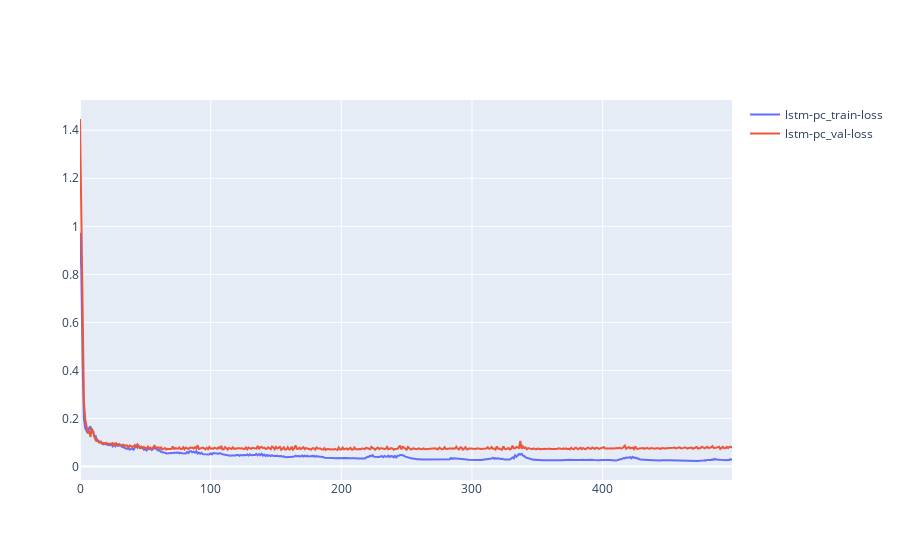

Source (notebook cell):
### Code cell
plot_loss([loss_lstm_6010], ['lstm-pc'])

### Figure 1 — Plotly figure (JSON) as saved in the notebook; plotly's stock layout.template omitted (floating-point values rounded to 4 significant figures; data arrays with more than 128 entries replaced by an {"elided": "..."} marker saying what was removed)
{"data": [{"name": "lstm-pc_train-loss", "type": "scatter", "y": {"elided": "500 float values"}}, {"name": "lstm-pc_val-loss", "type": "scatter", "y": {"elided": "500 float values"}}], "layout": {}}
